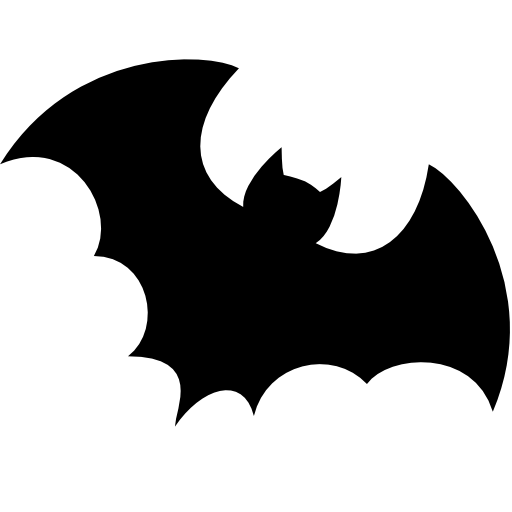
#> input picture spookyfy/bat-clipart.png, 512 x 512 px
$ python -i spookification.py   (imports and definitions only)
#> lines starting #> are read from the running program, lines starting #| are printed output that depends on the picture; after the words box and inside, x2 and y2 are one past the last pixel; in counts of white or black regions, pixels touching at a corner belong together
#> further down, picture is the input picture: PIL image 512x512 RGBA; mean R, G, B, A 169.6, 169.6, 169.6, 84.3
import logging
from random import choice, randint

from PIL import Image
from PIL import ImageOps

log = logging.getLogger()


def inversion(im: Image) -> Image:
    """
    Inverts the image.
    Returns an inverted image when supplied with an Image object.
    """
    im = im.convert('RGB')
    inv = ImageOps.invert(im)
    return inv


def pentagram(im: Image) -> Image:
    """Adds pentagram to the image."""
    im = im.convert('RGB')
    wt, ht = im.size
    penta = Image.open('resources/bloody-pentagram.png')
    penta = penta.resize((wt, ht))
    im.paste(penta, (0, 0), penta)
    return im


def bat(im: Image) -> Image:
    """
    Adds a bat silhoutte to the image.
    The bat silhoutte is of a size at least one-fifths that of the original image and may be rotated
    up to 90 degrees anti-clockwise.
    """
    im = im.convert('RGB')
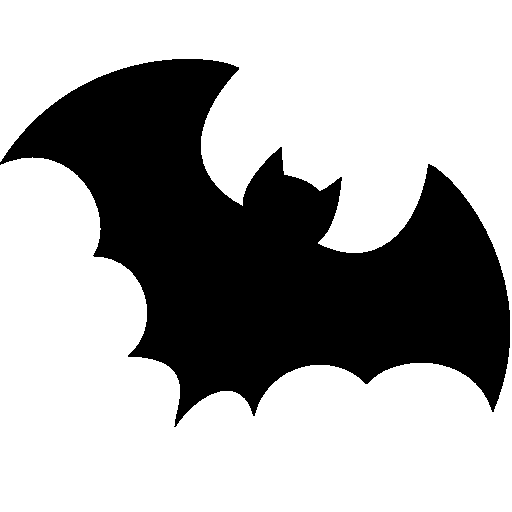
#> im: PIL image 512x512 RGB; 66.5% white; 1 black region, box (x1, y1, x2, y2) and area: (0, 59, 510, 427) 87762
    wt, ht = im.size
#> wt = 512; ht = 512
    bat = Image.open('resources/bat-clipart.png')
    bat_size = randint(wt//10, wt//7)
#> bat_size = 63
    rot = randint(0, 90)
    bat = bat.resize((bat_size, bat_size))
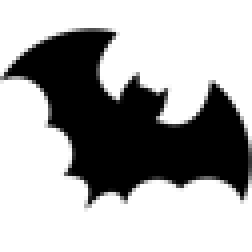
#> bat: PIL image 63x63 RGBA (shown 4 times larger); mean R, G, B, A 0, 0, 0, 84.3; transparent parts drawn white
    bat = bat.rotate(rot)
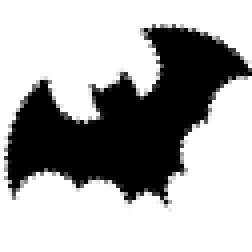
#> bat: PIL image 63x63 RGBA (shown 4 times larger); mean R, G, B, A 0, 0, 0, 84.2; transparent parts drawn white
    x = randint(wt-(bat_size * 3), wt-bat_size)
#> x = 328
    y = randint(10, bat_size)
#> y = 26
    im.paste(bat, (x, y), bat)
    im.paste(bat, (x + bat_size, y + (bat_size // 4)), bat)
    im.paste(bat, (x - bat_size, y - (bat_size // 2)), bat)
    return im


def get_random_effect(im: Image) -> Image:
    """Randomly selects and applies an effect."""
    effects = [inversion, pentagram, bat]
    effect = choice(effects)
    log.info("Spookyavatar's chosen effect: " + effect.__name__)
    return effect(im)

>>> from PIL import Image
>>> picture = Image.open('bat-clipart.png')
>>> result = bat(picture)
